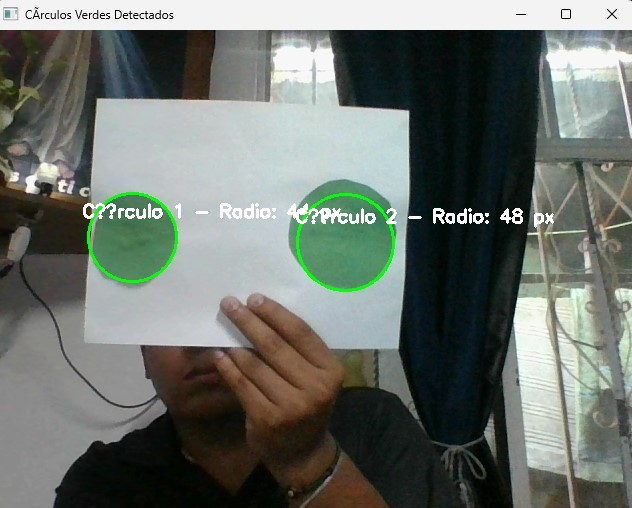
#> input picture MedicionCirculosPrograma6.jpg, 632 x 508 px, given in place of the camera
$ python Programa6.py
#> lines starting #> are read from the running program, lines starting #| are printed output that depends on the picture; after the words box and inside, x2 and y2 are one past the last pixel; in counts of white or black regions, pixels touching at a corner belong together
import cv2
import numpy as np

# Ajustar el rango de color verde
verde_bajo = np.array([35, 50, 50], np.uint8)  # Rango mínimo de verde
verde_alto = np.array([85, 255, 255], np.uint8)  # Rango máximo de verde

cap = cv2.VideoCapture(0, cv2.CAP_DSHOW)

while True:
    ret, frame = cap.read()
#> frame is the input picture: shape (508, 632, 3); mean B, G, R 107.8, 114.3, 107.6
    if not ret:
        break

    # Convertir la imagen a HSV
    imagen_hsv = cv2.cvtColor(frame, cv2.COLOR_BGR2HSV)
#> imagen_hsv: shape (508, 632, 3); mean H, S, V 60.8, 64.6, 117.4

    # Crear una máscara para los colores verdes
    mascara_verde = cv2.inRange(imagen_hsv, verde_bajo, verde_alto)
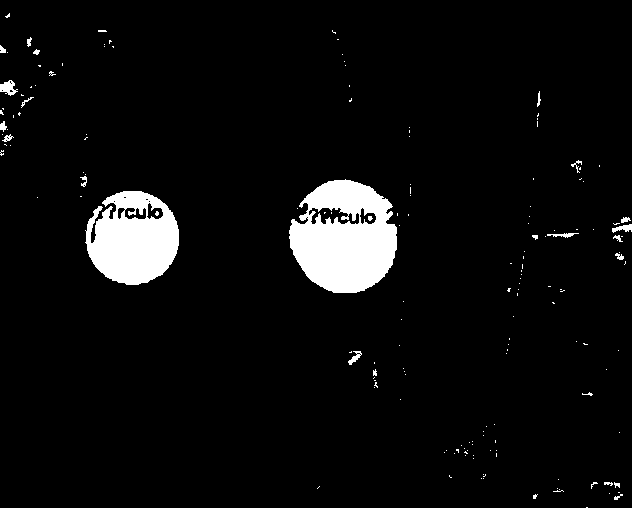
#> mascara_verde: shape (508, 632); 5.1% white; 167 white regions (144 under 20 px), largest, box (x1, y1, x2, y2) and area: (289, 179, 397, 293) 8755, (85, 191, 179, 285) 6315, (0, 80, 18, 96) 164

    # Aplicar un filtro de suavizado para mejorar la detección de círculos
    mascara_verde = cv2.GaussianBlur(mascara_verde, (15, 15), 0)
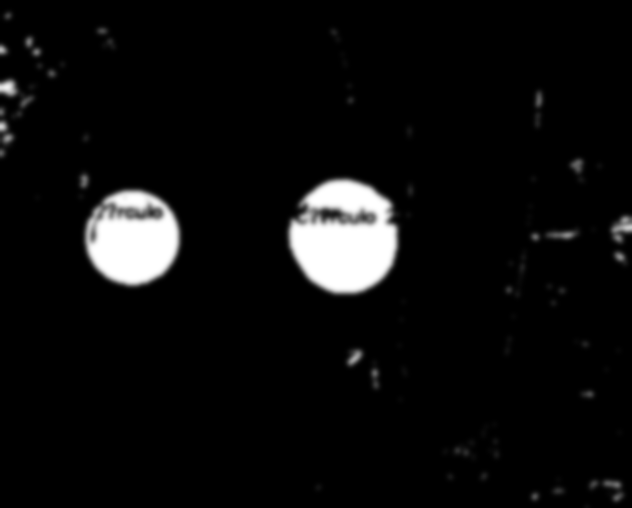
#> mascara_verde: shape (508, 632); min 0, max 255, mean 13.1

    # Mostrar la máscara verde
    cv2.imshow('Máscara Verde', mascara_verde)

    # Encontrar los círculos verdes utilizando HoughCircles
    circulos = cv2.HoughCircles(
        mascara_verde,          # La máscara verde para detectar los círculos
        cv2.HOUGH_GRADIENT,     # Método de detección de círculos
        dp=1.2,                 # Resolución de la acumulación
        minDist=30,             # Mínima distancia entre los centros de los círculos
        param1=50,              # Umbral de borde en la detección de bordes
        param2=30,              # Umbral de precisión para la detección de círculos
        minRadius=10,           # Radio mínimo de los círculos
        maxRadius=50            # Radio máximo de los círculos
    )
#> circulos = [[131.4, 237, 46.24], [343.8, 225, 46.48]]

    # Si se encontraron círculos
    if circulos is not None:
        circulos = np.uint16(np.around(circulos[0, :]))  # Redondear a enteros
#> circulos = [[131, 237, 46], [344, 225, 46]]
        for i, (x, y, r) in enumerate(circulos):
            # Dibujar el círculo verde
            cv2.circle(frame, (x, y), r, (0, 255, 0), 2)
            # Etiquetar el círculo con su número y el radio
            cv2.putText(frame, f"Círculo {i+1} - Radio: {r} px", (x - 50, y - 20),
                        cv2.FONT_HERSHEY_SIMPLEX, 0.6, (255, 255, 255), 2)
#> this loop made 2 passes
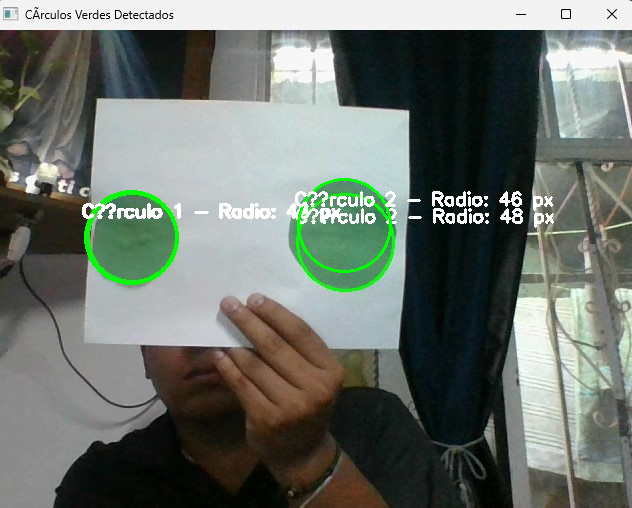
#> frame: shape (508, 632, 3); 1.4% of pixels changed, all inside (x1, y1, x2, y2) = (82, 178, 553, 285)

    # Mostrar la imagen original con los círculos detectados y las mediciones
    cv2.imshow('Círculos Verdes Detectados', frame)

    # Detener el programa cuando presionas la tecla 'q'
    if cv2.waitKey(1) & 0xFF == ord('q'):
#> (key q is pressed here)
        break

    # Guardar la imagen procesada como un archivo (puedes cambiar el nombre si lo prefieres)
    if cv2.waitKey(1) & 0xFF == ord('s'):  # Si presionas 's', guarda la imagen
        cv2.imwrite('circulos_detectados.png', frame)
        print("Imagen guardada como 'circulos_detectados.png'.")

cap.release()
cv2.destroyAllWindows()
